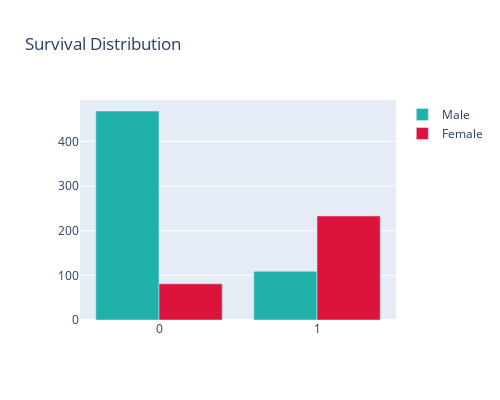

The code cell stored with this chart in its notebook:
### Markdown cell above
<a id = "subsec7"></a>
**Sex Feature**

### Code cell
df_m = train_df[train_df['Sex'] == 'male']
df_f = train_df[train_df['Sex'] == 'female']
df_m = df_m['Survived'].value_counts()
df_f = df_f['Survived'].value_counts()

trace1 = go.Bar(x = df_m.index[::-1], y = df_m.values[::-1], name = 'Male', marker = dict(color = 'lightseagreen'))
trace2 = go.Bar(x = df_f.index[::-1], y = df_f.values[::-1], name = 'Female', marker = dict(color = 'crimson'))
data = [trace1, trace2]
layout = go.Layout(height = 400, width = 500, title='Survival Distribution')
fig = go.Figure(data = data, layout= layout)
py.iplot(fig)

### Figure 1 — Plotly figure (JSON) as saved in the notebook; plotly's stock layout.template omitted (floating-point values rounded to 4 significant figures)
{"data": [{"marker": {"color": "lightseagreen"}, "name": "Male", "type": "bar", "x": [1, 0], "y": [109, 468]}, {"marker": {"color": "crimson"}, "name": "Female", "type": "bar", "x": [0, 1], "y": [81, 233]}], "layout": {"height": 400, "title": {"text": "Survival Distribution"}, "width": 500}}
